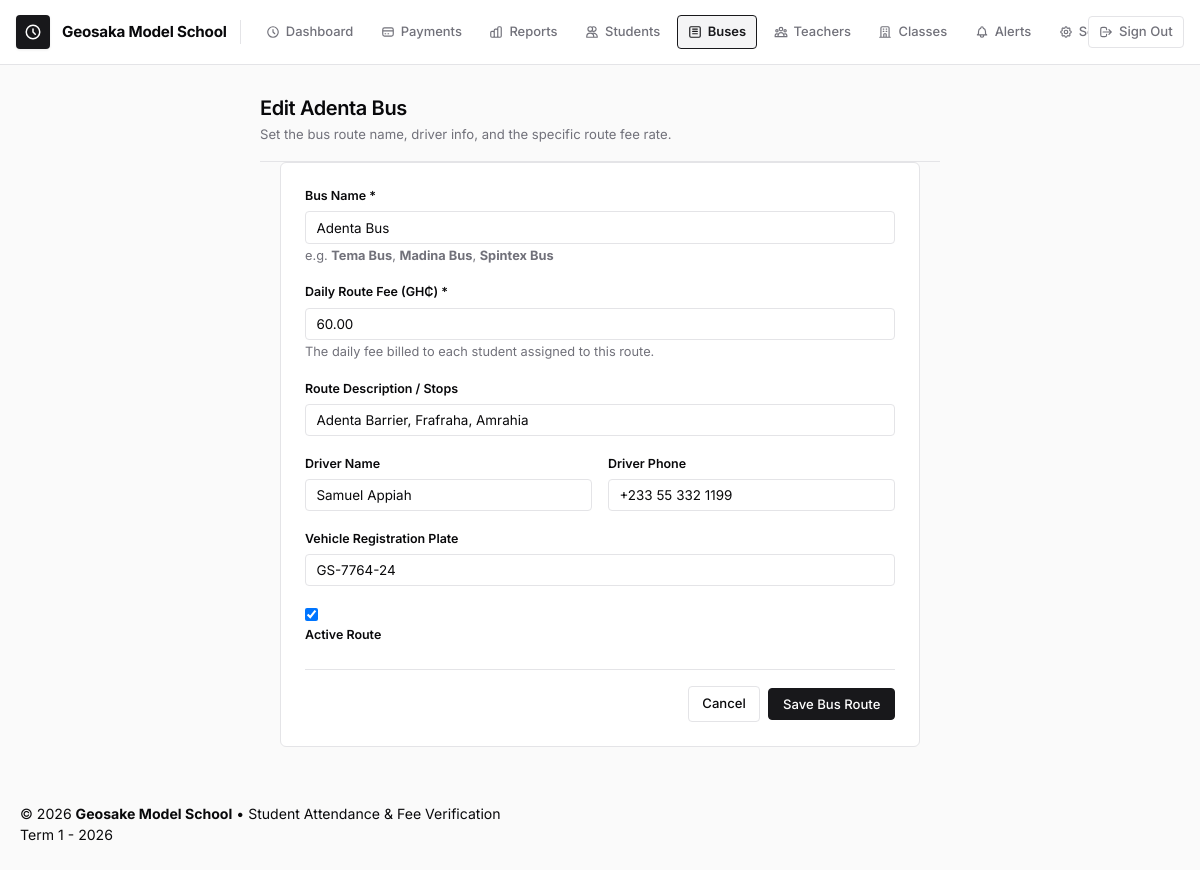
Screenshot of /buses/4/edit/ (signed in) with the database file from the repository.
### attendance/models.py (models this page shows, shortened)
class SchoolSetting(models.Model):
    key = models.CharField(max_length=60, unique=True, help_text="Configuration key name")
    value = models.CharField(max_length=255, help_text="Configuration value")
    description = models.CharField(max_length=255, blank=True, help_text="Short explanation of what this controls")
    updated_at = models.DateTimeField(auto_now=True)
    class Meta:
        verbose_name = 'School Setting'
        verbose_name_plural = 'School Settings'
        ordering = ['key']
    @classmethod
    def get_setting(cls, key, default=None):
        try:
            item = cls.objects.filter(key=key).first()
            if item and item.value is not None:
                return item.value
        except Exception:
            pass
        return default

class Bus(models.Model):
    name = models.CharField(max_length=100, unique=True, help_text="e.g. 'Tema Bus', 'Madina Bus', 'Spintex Bus'")
    fee = models.DecimalField(max_digits=10, decimal_places=2, default=Decimal('0.00'), help_text="Fee charged for this bus route")
    route_description = models.CharField(max_length=255, blank=True, help_text="Major stops or pickup zones")
    driver_name = models.CharField(max_length=100, blank=True)
    driver_phone = models.CharField(max_length=30, blank=True)
    plate_number = models.CharField(max_length=50, blank=True)
    is_active = models.BooleanField(default=True)
    created_at = models.DateTimeField(auto_now_add=True)
    updated_at = models.DateTimeField(auto_now=True)
    class Meta:
        verbose_name = 'Bus'
        verbose_name_plural = 'Buses'
        ordering = ['name']

### attendance/views.py (the view)
# urls.py: path('buses/<int:pk>/edit/', views.bus_update_view, name='bus_update'),
@principal_required
def bus_update_view(request, pk):
    bus = get_object_or_404(Bus, pk=pk)
    if request.method == 'POST':
        form = BusForm(request.POST, instance=bus)
        if form.is_valid():
            bus = form.save()
            messages.success(request, f"Bus '{bus.name}' updated successfully!")
            return redirect('bus_list')
    else:
        form = BusForm(instance=bus)
    return render(request, 'attendance/bus_form.html', {'form': form, 'bus': bus, 'title': f"Edit {bus.name}"})

### attendance/forms.py
class BusForm(forms.ModelForm):
    class Meta:
        model = Bus
        fields = ['name', 'fee', 'route_description', 'driver_name', 'driver_phone', 'plate_number', 'is_active']
        widgets = {
            'name': forms.TextInput(attrs={'class': 'form-input', 'placeholder': "e.g. 'Tema Bus', 'Madina Bus'"}),
            'fee': forms.NumberInput(attrs={'class': 'form-input', 'step': '0.50', 'min': '0'}),
            'route_description': forms.TextInput(attrs={'class': 'form-input', 'placeholder': 'e.g. Comm 1 to Comm 25, via Highway'}),
            'driver_name': forms.TextInput(attrs={'class': 'form-input', 'placeholder': 'Driver full name'}),
            'driver_phone': forms.TextInput(attrs={'class': 'form-input', 'placeholder': '+233 24 000 0000'}),
            'plate_number': forms.TextInput(attrs={'class': 'form-input', 'placeholder': 'e.g. GT-4920-24'}),
            'is_active': forms.CheckboxInput(attrs={'class': 'form-checkbox'}),
        }

### attendance/context_processors.py (called while the page is built)
def school_settings(request):
    school_name = SchoolSetting.get_setting('SCHOOL_NAME') or getattr(settings, 'SCHOOL_NAME', 'Geosaka Model School')
    currency_symbol = SchoolSetting.get_setting('CURRENCY_SYMBOL') or getattr(settings, 'CURRENCY_SYMBOL', 'GH₵')
    period = SchoolSetting.get_setting('CURRENT_ACADEMIC_PERIOD') or getattr(settings, 'CURRENT_ACADEMIC_PERIOD', 'Term 1 - 2026')
    return {
        'SCHOOL_NAME': school_name,
        'CURRENCY_SYMBOL': currency_symbol,
        'CURRENT_ACADEMIC_PERIOD': period,
        'DEFAULT_CANTEEN_FEE': get_default_canteen_fee(),
        'TODAY': timezone.localdate(),
    }

### attendance/models.py (called while the page is built)
def get_default_canteen_fee():
    val = SchoolSetting.get_setting('DEFAULT_CANTEEN_FEE')
    if val is not None:
        try:
            return Decimal(str(val))
        except Exception:
            pass
    return getattr(settings, 'DEFAULT_CANTEEN_FEE', Decimal('10.00'))

    @property
    def is_school_admin(self):
        return self.role == self.ROLE_ADMIN or self.user.is_superuser

    @property
    def is_principal(self):
        return self.is_school_admin

    @property
    def is_fee_teacher(self):
        return (self.role == self.ROLE_TEACHER and self.can_collect_fees) or self.is_school_admin

    @property
    def is_bus_fee_teacher(self):
        return self.is_fee_teacher and bool(self.assigned_bus)

    @property
    def can_view_revenue(self):
        return self.role in [self.ROLE_ADMIN, self.ROLE_ACCOUNTANT] or self.user.is_superuser

### templates/attendance/bus_form.html (shortened to what this page needs)
{% extends 'base.html' %}
{% block content %}
<div class="page-header" style="max-width: 680px; margin: 0 auto;">
    <div class="page-title-group">
        <h2>{{ title }}</h2>
        <p>Set the bus route name, driver info, and the specific route fee rate.</p>
    </div>
</div>
<div class="form-card">
    <form method="POST">
        <div class="form-group">
            <label class="form-label" for="{{ form.name.id_for_label }}">Bus Name *</label>
            {{ form.name }}
            <small style="color: var(--text-muted); font-size: 0.8rem;">e.g. <strong>Tema Bus</strong>, <strong>Madina Bus</strong>, <strong>Spintex Bus</strong></small>
        </div>
        <div class="form-group">
            <label class="form-label" for="{{ form.fee.id_for_label }}">Daily Route Fee ({{ CURRENCY_SYMBOL }}) *</label>
            {{ form.fee }}
            <small style="color: var(--text-muted); font-size: 0.8rem;">The daily fee billed to each student assigned to this route.</small>
        </div>
        <div class="form-group">
            <label class="form-label" for="{{ form.route_description.id_for_label }}">Route Description / Stops</label>
            {{ form.route_description }}
        </div>
        <div style="display: grid; grid-template-columns: 1fr 1fr; gap: 1rem;">
            <div class="form-group">
                <label class="form-label" for="{{ form.driver_name.id_for_label }}">Driver Name</label>
                {{ form.driver_name }}
            </div>
            <div class="form-group">
                <label class="form-label" for="{{ form.driver_phone.id_for_label }}">Driver Phone</label>
                {{ form.driver_phone }}
            </div>
        </div>
        <div class="form-group">
            <label class="form-label" for="{{ form.plate_number.id_for_label }}">Vehicle Registration Plate</label>
            {{ form.plate_number }}
        </div>
        <div class="form-group">
            <label class="form-checkbox-wrapper">
                {{ form.is_active }}
                <span class="form-label" style="margin-bottom: 0;">Active Route</span>
            </label>
        </div>
        <div class="form-actions">
            <a href="{% url 'bus_list' %}" class="btn-secondary">Cancel</a>
            <button type="submit" class="btn-primary">Save Bus Route</button>
        </div>
    </form>
</div>
{% endblock %}

### templates/base.html (shortened to what this page needs)
{% load static %}
<!DOCTYPE html>
<html lang="en">
<head>
    <link rel="stylesheet" href="{% static 'css/style.css' %}?v=1.3">
</head>
<body data-currency="{{ CURRENCY_SYMBOL }}">
    <header class="navbar">
        <div class="navbar-inner">
            <div class="navbar-left">
                <div class="brand-wrapper">
                    <a href="{% if user.profile and user.profile.role == 'ACCOUNTANT' %}{% url 'payment_list' %}{% else %}{% url 'dashboard' %}{% endif %}" class="brand-logo-icon" title="{{ SCHOOL_NAME }}">
                        <svg width="18" height="18" fill="none" viewBox="0 0 24 24" stroke="currentColor">
                            <path stroke-linecap="round" stroke-linejoin="round" stroke-width="2"
                                d="M12 8v4l3 3m6-3a9 9 0 11-18 0 9 9 0 0118 0z" />
                        </svg>
                    </a>
                    <div class="brand-text">
                        <span class="brand-title">{{ SCHOOL_NAME }}</span>
                    </div>
                </div>
                <nav class="main-nav">
                <ul class="nav-links">
                    {% if user.is_authenticated and user.profile.role != 'ACCOUNTANT' %}
                    <li>
                        <a href="{% if user.profile and user.profile.is_bus_fee_teacher and user.profile.assigned_bus %}{% url 'bus_analytics' user.profile.assigned_bus.pk %}{% else %}{% url 'dashboard' %}{% endif %}"
                            class="nav-link {% if request.resolver_match.url_name == 'dashboard' or request.resolver_match.url_name == 'bus_analytics' and user.profile.is_bus_fee_teacher %}active{% endif %}">
                            <svg fill="none" viewBox="0 0 24 24" stroke="currentColor">
                                <path stroke-linecap="round" stroke-linejoin="round" stroke-width="2"
                                    d="M12 8v4l3 3m6-3a9 9 0 11-18 0 9 9 0 0118 0z" />
                            </svg>
                            {% if user.profile and user.profile.is_bus_fee_teacher %}Bus Roster{% elif user.profile and user.profile.role == 'TEACHER' %}Class Roster{% else %}Dashboard{% endif %}
                        </a>
                    </li>
                    {% endif %}
                    {% if user.profile.can_view_revenue %}
                    <li>
                        <a href="{% url 'payment_list' %}"
                            class="nav-link {% if 'payment' in request.resolver_match.url_name %}active{% endif %}">
                            <svg fill="none" viewBox="0 0 24 24" stroke="currentColor">
                                <path stroke-linecap="round" stroke-linejoin="round" stroke-width="2"
                                    d="M3 10h18M7 15h1m4 0h1m-7 4h12a3 3 0 003-3V8a3 3 0 00-3-3H6a3 3 0 00-3 3v8a3 3 0 003 3z" />
                            </svg>
                            Payments
                        </a>
                    </li>
                    <li>
                        <a href="{% url 'reports' %}"
                            class="nav-link {% if request.resolver_match.url_name == 'reports' %}active{% endif %}">
                            Reports
                        </a>
                    </li>
                    {% endif %}
                    {% if user.profile.can_view_revenue or user.profile.can_register_students or user.profile.is_teacher %}
                    <li>
                        <a href="{% url 'student_list' %}"
                            class="nav-link {% if 'student' in request.resolver_match.url_name %}active{% endif %}">
                            <svg fill="none" viewBox="0 0 24 24" stroke="currentColor">
                                <path stroke-linecap="round" stroke-linejoin="round" stroke-width="2"
                                    d="M12 4.354a4 4 0 110 5.292M15 21H3v-1a6 6 0 0112 0v1zm0 0h6v-1a6 6 0 00-9-5.197M13 7a4 4 0 11-8 0 4 4 0 018 0z" />
                            </svg>
                            Students
                        </a>
                    </li>
                    {% endif %}
                    {% if user.profile.can_view_revenue %}
                    <li>
                        <a href="{% url 'bus_list' %}"
                            class="nav-link {% if 'bus' in request.resolver_match.url_name %}active{% endif %}">
                            <svg fill="none" viewBox="0 0 24 24" stroke="currentColor">
                                <path stroke-linecap="round" stroke-linejoin="round" stroke-width="2"
                                    d="M8 7h8m-8 4h8m-8 4h8M5 3h14a2 2 0 012 2v14a2 2 0 01-2 2H5a2 2 0 01-2-2V5a2 2 0 012-2z" />
                            </svg>
                            Buses
                        </a>
                    </li>
                    <li>
                        <a href="{% url 'teacher_list' %}"
                            class="nav-link {% if 'teacher' in request.resolver_match.url_name %}active{% endif %}">
                            Teachers
                        </a>
                    </li>
                    {% endif %}
                    {% if user.profile.is_principal %}
                    <li>
                        <a href="{% url 'class_list' %}"
                            class="nav-link {% if 'class' in request.resolver_match.url_name %}active{% endif %}">
                            <svg fill="none" viewBox="0 0 24 24" stroke="currentColor">
                                <path stroke-linecap="round" stroke-linejoin="round" stroke-width="2"
                                    d="M19 21V5a2 2 0 00-2-2H7a2 2 0 00-2 2v16m14 0h2m-2 0h-5m-9 0H3m2 0h5M9 7h1m-1 4h1m4-4h1m-1 4h1m-5 10v-5a1 1 0 011-1h2a1 1 0 011 1v5m-4 0h4" />
                            </svg>
                            Classes
                        </a>
                    </li>
                    <li>
                        <a href="{% url 'notifications' %}"
                            class="nav-link {% if request.resolver_match.url_name == 'notifications' %}active{% endif %}">
                            Alerts
                        </a>
                    </li>
                    <li>
                        <a href="{% url 'school_settings' %}"
                            class="nav-link {% if request.resolver_match.url_name == 'school_settings' %}active{% endif %}">
                            Settings
                        </a>
                    </li>
                    {% endif %}
                </ul>
            </nav>
        </div>
        <div class="nav-actions">
                {% if user.is_authenticated %}
                    {% if user.profile.is_principal or user.is_superuser %}
                    <a href="{% url 'logout' %}" class="btn-signout" title="Sign Out" style="display: inline-flex; align-items: center; gap: 0.35rem; padding: 0.35rem 0.65rem; border: 1px solid var(--border); border-radius: var(--radius-sm); background: var(--surface-card); color: var(--text-muted); font-size: 0.82rem; font-weight: 500; text-decoration: none;">
                        <svg width="14" height="14" fill="none" viewBox="0 0 24 24" stroke="currentColor">
                            <path stroke-linecap="round" stroke-linejoin="round" stroke-width="2"
                                d="M17 16l4-4m0 0l-4-4m4 4H7m6 4v1a3 3 0 01-3 3H6a3 3 0 01-3-3V7a3 3 0 013-3h4a3 3 0 013 3v1" />
                        </svg>
                        <span>Sign Out</span>
                    </a>
                    {% endif %}
                {% else %}
                    <a href="{% url 'login' %}" class="btn-secondary">
                        Sign In
                    </a>
                {% endif %}
            </div>
        </div>
    </header>
    <main class="container">
        {% block content %}{% endblock %}
    </main>
    <footer class="site-footer">
        <div class="container footer-inner">
            <div>
                &copy; 2026 <strong>Geosake Model School</strong> &bull; Student Attendance & Fee Verification
            </div>
            <div>
                {{ CURRENT_ACADEMIC_PERIOD }}
            </div>
        </div>
    </footer>
</body>
</html>

### rows the page displays
SchoolSetting: value "Geosaka Model School"
Bus: name "Adenta Bus", fee "60.00", route_description "Adenta Barrier, Frafraha, Amrahia", driver_name "Samuel Appiah", driver_phone "+233 55 332 1199", plate_number "GS-7764-24", is_active "☑"

### other values shown
{{ title }} "Edit Adenta Bus"
{{ CURRENCY_SYMBOL }} "GH₵"
{{ CURRENT_ACADEMIC_PERIOD }} "Term 1 - 2026"
